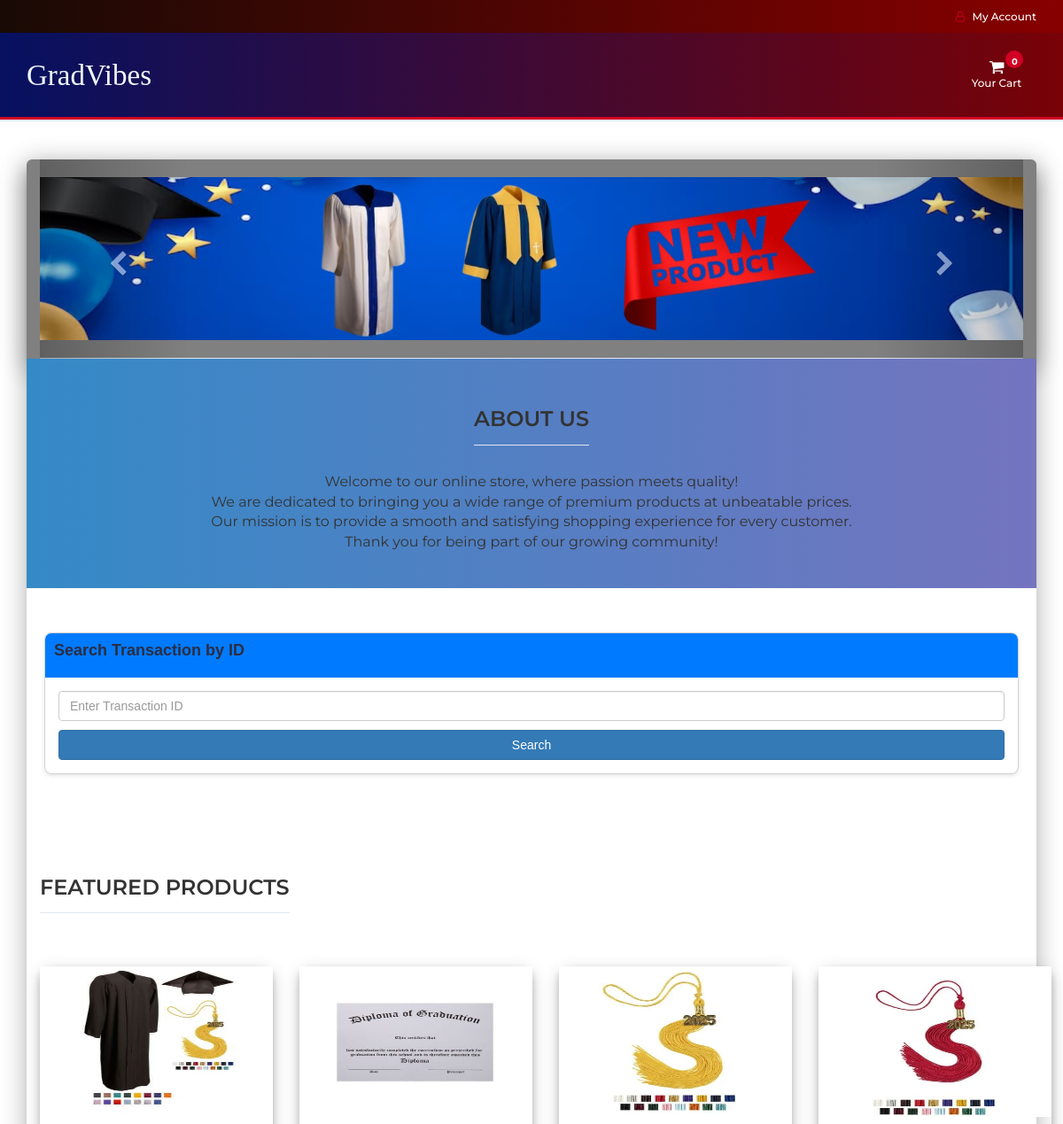
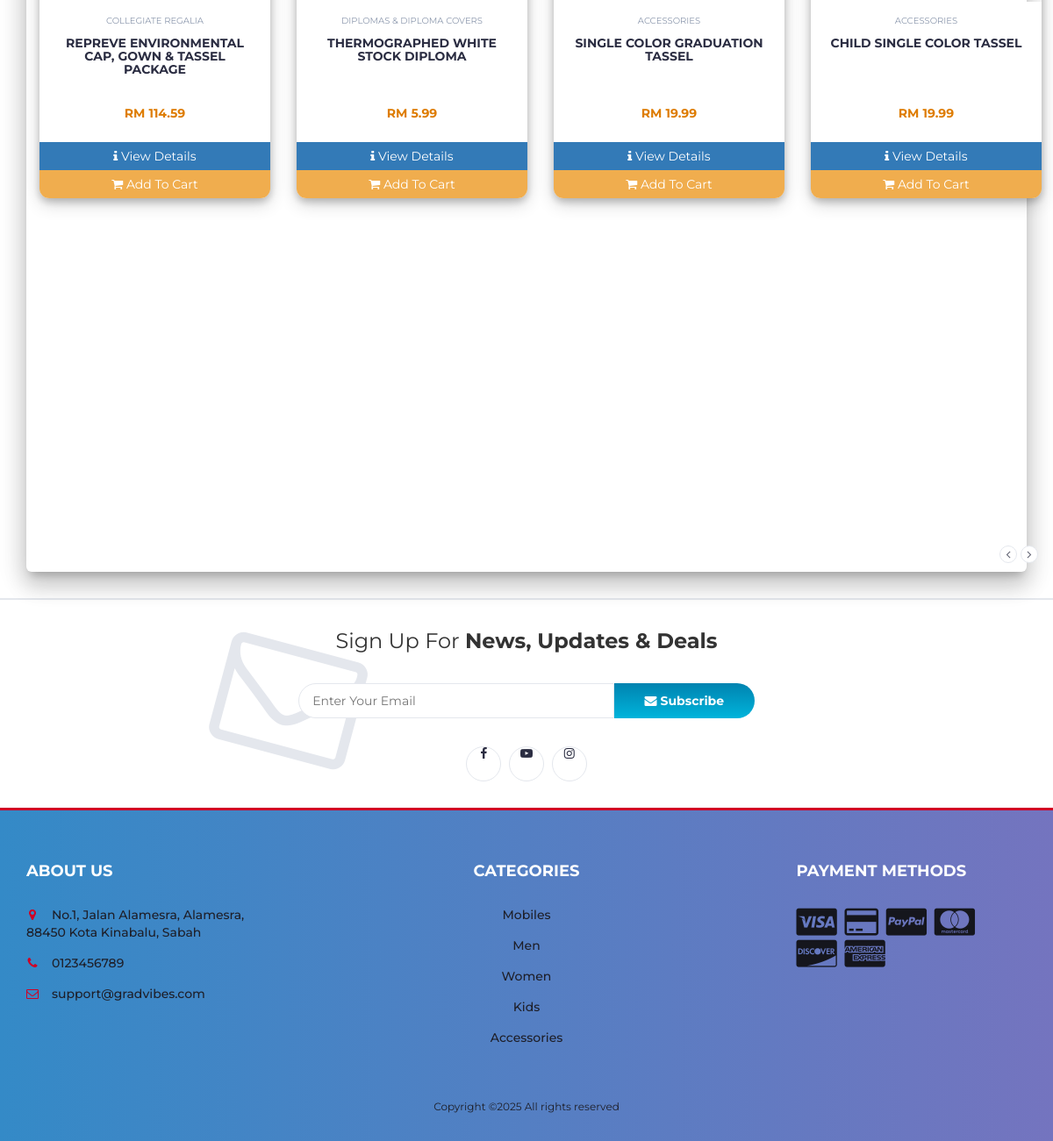
The page / on the database its author committed (2 pictures, top to bottom).
### tables this page shows
CREATE TABLE `products` (
  `product_ID` int(100) NOT NULL,
  `product_name` varchar(100) NOT NULL,
  `product_price` decimal(10,2) NOT NULL,
  `product_desc` text NOT NULL,
  `product_image` text NOT NULL,
  `product_keywords` text DEFAULT NULL,
  `cat_ID` int(100) NOT NULL
);

CREATE TABLE `categories` (
  `cat_ID` int(100) NOT NULL,
  `cat_title` varchar(50) NOT NULL
);

### index.php (called while the page is built)
<?php
include "header.php";
include "body.php";
include "newslettter.php";
include "footer.php";
?>

### body.php (the view, shortened to what this page needs)
   <div class="main main-raised">
        <div class="container mainn-raised" style="width:100%; background: gray;   border-bottom-left-radius: 0px; border-bottom-right-radius: 0px;">
  <div id="myCarousel" class="carousel slide" data-ride="carousel">
    <div class="carousel-inner">
      <div class="item active">
        <img src="img/banner1.jpg" style="width:100%;">
      </div>
    </div>
    <a class="left carousel-control _26sdfg" href="#myCarousel" data-slide="prev">
      <span class="glyphicon glyphicon-chevron-left"></span>
    </a>
    <a class="right carousel-control _26sdfg" href="#myCarousel" data-slide="next">
      <span class="glyphicon glyphicon-chevron-right"></span>
    </a>
  </div>
</div>
<div class="container" style="background: linear-gradient(to right, #348AC7, #7474BF); width:100%;">
    <div class="row" style="margin-top: 40px;">
        <div class="col-md-12">
			<div class="col-md-12">
						<div class="section-title text-center">
							<h3 class="title">About Us</h3>
						</div>
					</div>
            <p style="font-size: 16px; margin-top: 20px; margin-bottom: 40px;" class="text-center">
                Welcome to our online store, where passion meets quality!<br>
                We are dedicated to bringing you a wide range of premium products at unbeatable prices.<br>
                Our mission is to provide a smooth and satisfying shopping experience for every customer.<br>
                Thank you for being part of our growing community!
            </p>
        </div>
    </div>
</div>
<div class="container_trans">
  <div class="card">
      <?php
   include "db.php";
if (isset($_SESSION["uid"])) {
	?>
<div class="card-header">
      <h4>Transaction History</h4>
    </div>
    <div class="card-body">
	<?php
    $cust_id = $_SESSION["uid"];
    $payments_query = "SELECT payment_ID, trx_ID, payment_date, total_amt FROM payments WHERE cust_ID = ?";
    $stmt = $con->prepare($payments_query);
    $stmt->bind_param("i", $cust_id);
    $stmt->execute();
    $result = $stmt->get_result();
    while ($payment = $result->fetch_assoc()) {
        $payment_id = $payment['payment_ID'];
        $trx_id = $payment['trx_ID'];
        $payment_date = $payment['payment_date'];
        $total_amt = $payment['total_amt'];
        $orders_query = "SELECT o.qty, o.totalPrice, p.product_name FROM orders o
                         JOIN products p ON o.product_ID = p.product_ID
                         WHERE o.cust_ID = ? AND o.payment_ID = ?";
        $stmt_orders = $con->prepare($orders_query);
        $stmt_orders->bind_param("ii", $cust_id, $payment_id);
        $stmt_orders->execute();
        $orders_result = $stmt_orders->get_result();
        $tax_rate = 0.06;
        $total_price_with_tax = $total_amt * (1 + $tax_rate);
        echo "<div class='transaction-details'>
                <p><strong>Transaction ID:</strong> $trx_id</p>
                <p><strong>Date:</strong> $payment_date</p>
                <button class='btn-toggle' onclick=\"toggleCollapse('itemDetails$payment_id')\">
                    View Items Purchased
                </button>
                <div class='collapse-content' id='itemDetails$payment_id'>
                    <ul>";
        while ($order = $orders_result->fetch_assoc()) {
            $item_name = $order['product_name'];
            $quantity = $order['qty'];
            $price = $order['totalPrice'];
            echo "<li>$item_name - Quantity: $quantity - Price: RM $price</li>";
        }
        echo "  </ul>
                <p><strong>Tax (6%):</strong> RM " . number_format($total_amt * $tax_rate, 2) . "</p>
                <p><strong>Total Amount with Tax:</strong> RM " . number_format($total_price_with_tax, 2) . "</p>
                </div>
              </div><hr>";
    }
	echo"</div>";
} else {
		echo '
					<div class="card-header">
						<h4>Search Transaction by ID</h4>
					</div>
					<div class="card-body">
						<input type="text" id="transactionID" class="form-control" placeholder="Enter Transaction ID">
						<button style="margin-top:10px; width:100%;" class="btn btn-primary mt-3" onclick="searchTransaction()">Search</button>
						<div id="transactionResult" class="mt-3"></div>
					</div>
			<script>
			// Function to search for transaction ID
			function searchTransaction() {
				var trxID = document.getElementById("transactionID").value;
				if (trxID.trim() != "") {
					// Send AJAX request to fetch the transaction details
					var xhr = new XMLHttpRequest();
					xhr.open("POST", "search_transaction.php", true);
					xhr.setRequestHeader("Content-Type", "application/x-www-form-urlencoded");
					xhr.onreadystatechange = function() {
						if (xhr.readyState == 4 && xhr.status == 200) {
							document.getElementById("transactionResult").innerHTML = xhr.responseText;
						}
					};
					xhr.send("trx_id=" + trxID);
				} else {
					alert("Please enter a Transaction ID.");
				}
			}
			</script>
		';
	}
?>
    </div>
  </div>
		<div class="section">
			<div class="container">
				<div class="row">
					<div class="col-md-12">
						<div class="section-title">
							<h3 class="title">Featured Products</h3>
							<div class="col-md-12 col-xs-12" id="product_msg">
							</div>
						</div>
					</div>
					<div class="col-md-12">
						<div class="row">
							<div class="products-tabs">
								<div id="tab1" class="tab-pane active">
									<div class="products-slick" data-nav="#slick-nav-1" >
									<?php
                    include 'db.php';
					$product_query = "SELECT Products.*, Categories.cat_title AS cat_name
					FROM Products
					INNER JOIN Categories ON Products.cat_id = Categories.cat_id
					ORDER BY RAND() LIMIT 6";
  $run_query = mysqli_query($con, $product_query);
  if(mysqli_num_rows($run_query) > 0) {
	  while($row = mysqli_fetch_array($run_query)) {
		  $pro_id    = $row['product_ID'];
		  $pro_name  = $row['product_name'];
		  $pro_price = $row['product_price'];
		  $pro_image = $row['product_image'];
		  $cat_name  = $row['cat_name'];
                        echo "
								<div class='product'>
										<a href='product.php?p=$pro_id'><div class='product' style='border-radius:11px; box-shadow: 0 4px 8px 0 rgba(0, 0, 0, 0.2), 0 6px 20px 0 rgba(0, 0, 0, 0.19);'>
										<div class='product-img'>
										<img src='product_images/$pro_image' style='max-height: 170px; margin-top:15px;' alt=''>
									</div></a>
									<div class='product-body'>
										<p style='font-size: 10px !important;' class='product-category'>$cat_name</p>
										<h3 style='height:70px;'  class='product-name header-cart-item-name'><a href='product.php?p=$pro_id'>$pro_name</a></h3>
										<h4 style='color:rgb(222 124 0);' class='product-price header-cart-item-info'>RM $pro_price</h4>
										<div>
										</div>
								<!--		<div class='product-btns'>
											product-bt<button class='add-to-wishlist'><i class='fa fa-heart-o'></i><span class='tooltipp'>add to wishlist</span></button>
											<button class='add-to-compare'><i class='fa fa-exchange'></i><span class='tooltipp'>add to compare</span></button>
											<button class='quick-view'><i class='fa fa-eye'></i><span class='tooltipp'>quick view</span></button>
										</div> -->
									</div>
								<a id='view' style='border-radius:0px; width:100%; outline: none !important; border: none;' class='btn btn-primary' href='product.php?p=$pro_id'>
    <i class='fa fa-info'></i> View Details
</a>
<button pid='$pro_id' id='product' style='border-radius: 0px 0px 11px 11px; width:100%; outline: none !important; border: none;' class='btn btn-warning' href='#'><i class='fa fa-shopping-cart'></i> Add To Cart</button>
								<!--	<div class='add-to-cart'>
										<button pid='$pro_id' id='product' class='add-to-cart-btn block2-btn-towishlist' href='#'><i class='fa fa-shopping-cart'></i> add to cart</button>
									</div> -->
								</div>
								</div>
			";
		}
}
?>
									</div>
									<div id="slick-nav-1" class="products-slick-nav"></div>
								</div>
							</div>

### rows shown on the page
products: product_image (picture), cat_ID.cat_title "COLLEGIATE REGALIA", product_name "REPREVE ENVIRONMENTAL CAP, GOWN & TASSEL PACKAGE", product_price "114.59"
products: product_image (picture), cat_ID.cat_title "DIPLOMAS & DIPLOMA COVERS", product_name "THERMOGRAPHED WHITE STOCK DIPLOMA", product_price "5.99"
products: product_image (picture), cat_ID.cat_title "ACCESSORIES", product_name "SINGLE COLOR GRADUATION TASSEL", product_price "19.99"
products: product_image (picture), cat_ID.cat_title "ACCESSORIES", product_name "CHILD SINGLE COLOR TASSEL", product_price "19.99"
